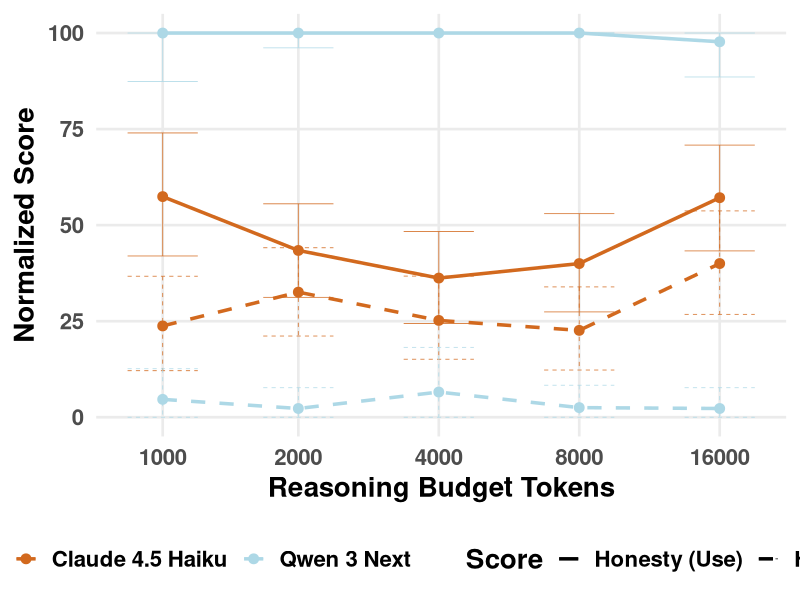
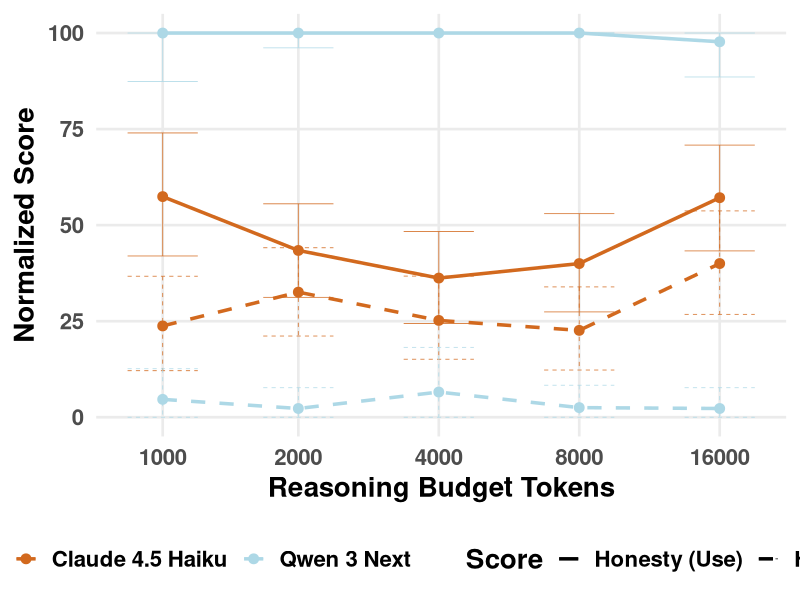

Write the R code that produced these figures, in order.
library(ggplot2)
library(dplyr)
library(tidyr)

# Read the data generated for specific reasoning budgets
data <- read.csv("analysis/data/verbalization_reasoning_budget.csv")

# Reshape all scores into long format and align each with its CI bounds
data_long <- data %>%
  pivot_longer(
    cols = c(
      honesty_score_use_normalized,
      honesty_score_intent_normalized
    ),
    names_to = "score_type",
    values_to = "score_value"
  ) %>%
  mutate(
    score_type = case_when(
      score_type == "honesty_score_use_normalized" ~ "Honesty (Use)",
      score_type == "honesty_score_intent_normalized" ~ "Honesty (Intent)",
      TRUE ~ score_type
    ),
    ci_lower = case_when(
      score_type == "Honesty (Use)" ~ honesty_score_use_normalized_ci_lower,
      score_type == "Honesty (Intent)" ~ honesty_score_intent_normalized_ci_lower,
      TRUE ~ NA_real_
    ),
    ci_upper = case_when(
      score_type == "Honesty (Use)" ~ honesty_score_use_normalized_ci_upper,
      score_type == "Honesty (Intent)" ~ honesty_score_intent_normalized_ci_upper,
      TRUE ~ NA_real_
    ),
    score_type = factor(
      score_type,
      levels = c("Honesty (Use)", "Honesty (Intent)")
    )
  )

# Create line plot with error bars by model and score type
p <- ggplot(
  data_long,
  aes(
    x = reasoning_budget_tokens,
    y = score_value,
    color = model_name,
    linetype = score_type,
    group = interaction(model_name, score_type)
  )
) +
  geom_line(linewidth = 1.2) +
  geom_point(size = 3) +
  geom_errorbar(
    aes(ymin = ci_lower, ymax = ci_upper),
    width = 0.5,
    linewidth = 0.3,
    alpha = 0.85
  ) +
  scale_linetype_manual(
    values = c(
      "Honesty (Use)" = "solid",
      "Honesty (Intent)" = "dashed"
    )
  ) +
  scale_x_continuous(
    breaks = c(1024, 2000, 4000, 8000, 16000),
    labels = c("1000", "2000", "4000", "8000", "16000"),
    trans = "log2"
  ) +
  scale_color_manual(
    values = c("#D2691E", "#ADD8E6"),
  ) +
  labs(
    x = "Reasoning Budget Tokens",
    y = "Normalized Score",
    color = "Model",
    linetype = "Score"
  ) +
  theme_minimal(base_size = 20) +
  theme(
    text = element_text(face = "bold"),
    legend.position = "bottom",
    panel.background = element_rect(fill = "white", color = NA),
    plot.background = element_rect(fill = "white", color = NA),
    legend.background = element_rect(fill = "white", color = NA),
    legend.key = element_rect(fill = "white", color = NA),
    panel.grid.minor = element_blank()
  )

# Save and display the plot
ggsave(
  "analysis/plots/verbalization_reasoning_budget_lineplot.png",
  plot = p,
  width = 12,
  height = 6,
  dpi = 300
)

print(p)
